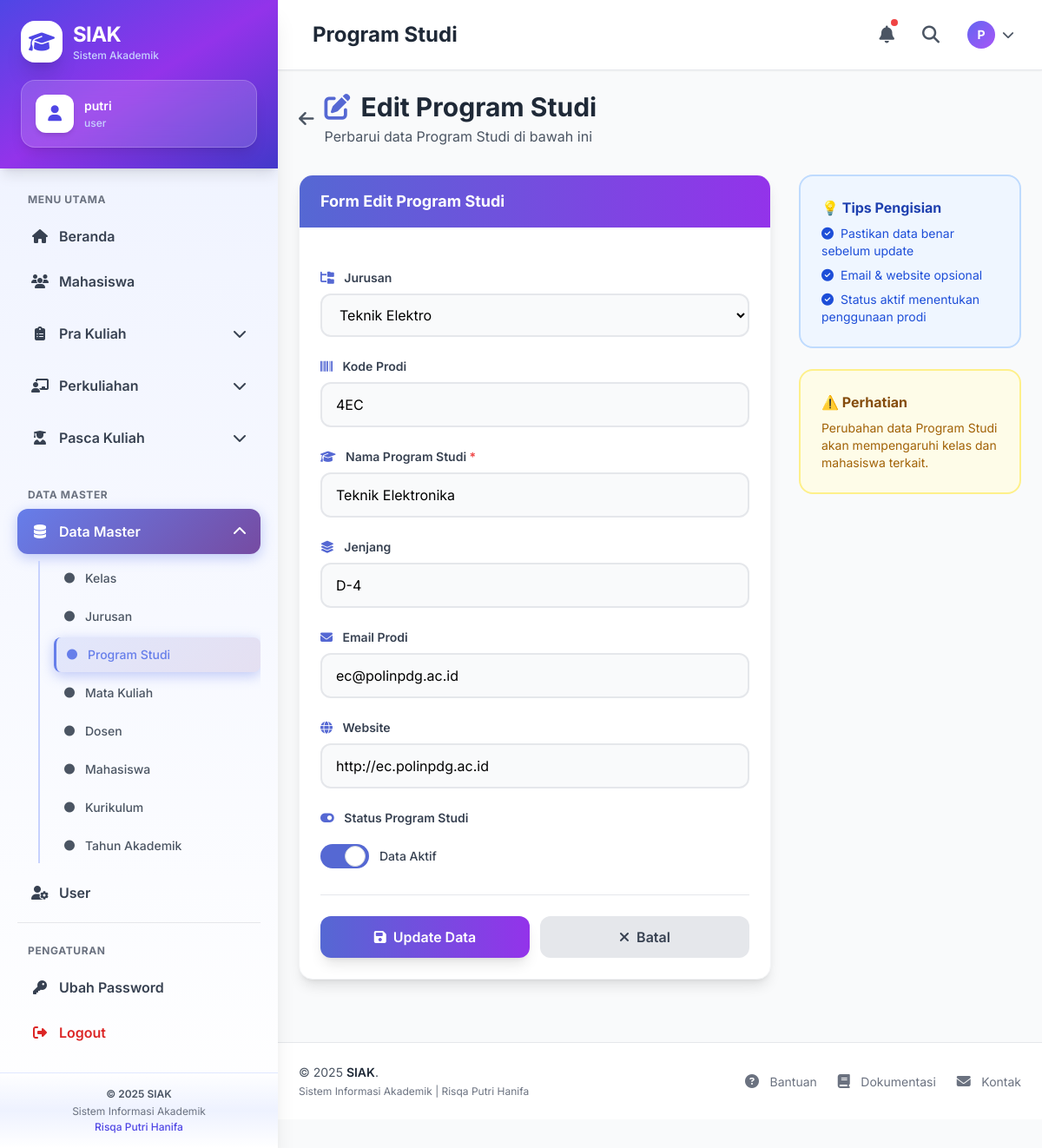
/index.php?page=prodi&aksi=edit&id=1 (signed in), run on the app's committed database.
### tables this page shows
CREATE TABLE `program_studi` (
  `prodiId` smallint(6) NOT NULL,
  `prodiJurId` smallint(6) DEFAULT NULL,
  `prodiKode` varchar(20) DEFAULT NULL,
  `prodiNama` varchar(100) NOT NULL DEFAULT '',
  `prodiNamaAsing` varchar(100) DEFAULT NULL,
  `prodiJenjang` varchar(10) DEFAULT NULL,
  `prodiEmail` varchar(50) DEFAULT NULL,
  `prodiWebsite` varchar(50) DEFAULT NULL,
  `prodiIsAktif` tinyint(4) DEFAULT 1
);

CREATE TABLE `jurusan` (
  `jurId` smallint(6) NOT NULL,
  `jurKode` varchar(20) DEFAULT NULL,
  `jurNama` varchar(100) NOT NULL DEFAULT '',
  `jurNamaAsing` varchar(100) DEFAULT NULL,
  `jurIsAktif` tinyint(4) DEFAULT 1
);

### models/Jurusan.php (called while the page is built, shortened)
<?php
class Jurusan {
    private $db;
    function __construct($koneksi){
        $this->db = $koneksi;
    }
    function all(){
        return $this->db->query("SELECT * FROM jurusan ORDER BY jurId ASC");
    }
}
?>

### models/Prodi.php (called while the page is built, shortened)
<?php
class Prodi {
    private $db;
    function __construct($koneksi){
        $this->db = $koneksi;
    }
    function get($id){
        return $this->db->query("
            SELECT * FROM program_studi WHERE prodiId = $id
        ")->fetch_assoc();
    }
}
?>

### views/prodi/edit.php (the view, shortened to what this page needs)
<?php include "views/layout/header.php"; ?>
<?php include "views/layout/sidebar.php"; ?>
<div class="mb-8">
    <div class="flex items-center space-x-3 mb-4">
        <a href="index.php?page=prodi" class="text-gray-600 hover:text-gray-800">
            <i class="fas fa-arrow-left text-xl"></i>
        </a>
        <div>
            <h1 class="text-3xl font-bold text-gray-800">
                <i class="fas fa-edit text-primary-600 mr-3"></i>Edit Program Studi
            </h1>
            <p class="text-gray-600 mt-1">Perbarui data Program Studi di bawah ini</p>
        </div>
    </div>
</div>
<div class="grid grid-cols-1 lg:grid-cols-3 gap-8">
    <div class="lg:col-span-2">
        <div class="bg-white rounded-2xl shadow-lg border border-gray-100 overflow-hidden">
            <div class="bg-gradient-to-r from-primary-600 to-secondary-600 px-6 py-4">
                <h3 class="text-lg font-bold text-white">Form Edit Program Studi</h3>
            </div>
            <div class="p-6">
                <form method="post" action="index.php?page=prodi&aksi=update" class="space-y-6">
                    <div class="space-y-2">
                        <label class="block text-sm font-semibold text-gray-700">
                            <i class="fas fa-folder-tree text-primary-600 mr-2"></i>
                            Jurusan
                        </label>
                        <select
                            name="prodiJurId"
                            class="w-full px-4 py-3 bg-gray-50 border-2 border-gray-200 rounded-xl
                                   focus:bg-white focus:border-primary-500 focus:ring-4
                                   focus:ring-primary-100 transition duration-200 outline-none"
                        >
                            <?php while($j = $jurusan->fetch_assoc()): ?>
                            <option value="<?= $j['jurId'] ?>"
                                <?= $j['jurId'] == $data['prodiJurId'] ? 'selected' : '' ?>>
                                <?= htmlspecialchars($j['jurNama']) ?>
                            </option>
                            <?php endwhile; ?>
                        </select>
                    </div>
                    <div class="space-y-2">
                        <label class="block text-sm font-semibold text-gray-700">
                            <i class="fas fa-barcode text-primary-600 mr-2"></i>
                            Kode Prodi
                        </label>
                        <input
                            type="text"
                            name="prodiKode"
                            value="<?= htmlspecialchars($data['prodiKode']) ?>"
                            class="w-full px-4 py-3 bg-gray-50 border-2 border-gray-200 rounded-xl
                                   focus:bg-white focus:border-primary-500 focus:ring-4
                                   focus:ring-primary-100 transition duration-200 outline-none"
                        >
                    </div>
                    <div class="space-y-2">
                        <label class="block text-sm font-semibold text-gray-700">
                            <i class="fas fa-graduation-cap text-primary-600 mr-2"></i>
                            Nama Program Studi <span class="text-red-500">*</span>
                        </label>
                        <input
                            type="text"
                            name="prodiNama"
                            required
                            value="<?= htmlspecialchars($data['prodiNama']) ?>"
                            class="w-full px-4 py-3 bg-gray-50 border-2 border-gray-200 rounded-xl
                                   focus:bg-white focus:border-primary-500 focus:ring-4
                                   focus:ring-primary-100 transition duration-200 outline-none"
                        >
                    </div>
                    <div class="space-y-2">
                        <label class="block text-sm font-semibold text-gray-700">
                            <i class="fas fa-layer-group text-primary-600 mr-2"></i>
                            Jenjang
                        </label>
                        <input
                            type="text"
                            name="prodiJenjang"
                            value="<?= htmlspecialchars($data['prodiJenjang']) ?>"
                            class="w-full px-4 py-3 bg-gray-50 border-2 border-gray-200 rounded-xl
                                   focus:bg-white focus:border-primary-500 focus:ring-4
                                   focus:ring-primary-100 transition duration-200 outline-none"
                        >
                    </div>
                    <div class="space-y-2">
                        <label class="block text-sm font-semibold text-gray-700">
                            <i class="fas fa-envelope text-primary-600 mr-2"></i>
                            Email Prodi
                        </label>
                        <input
                            type="email"
                            name="prodiEmail"
                            value="<?= htmlspecialchars($data['prodiEmail']) ?>"
                            class="w-full px-4 py-3 bg-gray-50 border-2 border-gray-200 rounded-xl
                                   focus:bg-white focus:border-primary-500 focus:ring-4
                                   focus:ring-primary-100 transition duration-200 outline-none"
                        >
                    </div>
                    <div class="space-y-2">
                        <label class="block text-sm font-semibold text-gray-700">
                            <i class="fas fa-globe text-primary-600 mr-2"></i>
                            Website
                        </label>
                        <input
                            type="text"
                            name="prodiWebsite"
                            value="<?= htmlspecialchars($data['prodiWebsite']) ?>"
                            class="w-full px-4 py-3 bg-gray-50 border-2 border-gray-200 rounded-xl
                                   focus:bg-white focus:border-primary-500 focus:ring-4
                                   focus:ring-primary-100 transition duration-200 outline-none"
                        >
                    </div>
                    <div class="space-y-2">
                        <label class="block text-sm font-semibold text-gray-700 mb-3">
                            <i class="fas fa-toggle-on text-primary-600 mr-2"></i>
                            Status Program Studi
                        </label>
                        <label class="relative inline-flex items-center cursor-pointer">
                            <div class="w-14 h-7 bg-gray-300 peer-focus:ring-4 peer-focus:ring-primary-200
                                        rounded-full peer peer-checked:bg-primary-600 peer-checked:after:translate-x-full
                                        after:content-[''] after:absolute after:top-0.5 after:left-[4px]
                                        after:bg-white after:border-gray-300 after:border after:rounded-full
                                        after:h-6 after:w-6 after:transition-all"></div>
                            <span class="ml-3 text-sm font-medium text-gray-700">Data Aktif</span>
                        </label>
                    </div>
                    <div class="flex flex-col sm:flex-row gap-3 pt-6 border-t border-gray-200">
                        <button
                            type="submit"
                            name="update_prodi"
                            class="flex-1 inline-flex items-center justify-center px-6 py-3
                                   bg-gradient-to-r from-primary-600 to-secondary-600
                                   text-white font-semibold rounded-xl shadow-lg
                                   hover:shadow-xl hover:-translate-y-1 transition duration-200"
                        >
                            <i class="fas fa-save mr-2"></i> Update Data
                        </button>
                        <a
                            href="index.php?page=prodi"
                            class="flex-1 inline-flex items-center justify-center px-6 py-3
                                   bg-gray-200 text-gray-700 font-semibold rounded-xl
                                   hover:bg-gray-300 transition duration-200"
                        >
                            <i class="fas fa-times mr-2"></i> Batal
                        </a>
                    </div>
                </form>
            </div>
        </div>
    </div>
    <div class="lg:col-span-1 space-y-6">
        <div class="bg-blue-50 border-2 border-blue-200 rounded-2xl p-6">
            <h4 class="font-bold text-blue-800 mb-2">💡 Tips Pengisian</h4>
            <ul class="text-sm text-blue-700 space-y-2">
                <li><i class="fas fa-check-circle mr-2"></i>Pastikan data benar sebelum update</li>
                <li><i class="fas fa-check-circle mr-2"></i>Email & website opsional</li>
                <li><i class="fas fa-check-circle mr-2"></i>Status aktif menentukan penggunaan prodi</li>
            </ul>
        </div>
        <div class="bg-yellow-50 border-2 border-yellow-200 rounded-2xl p-6">
            <h4 class="font-bold text-yellow-800 mb-2">⚠️ Perhatian</h4>
            <p class="text-sm text-yellow-700">
                Perubahan data Program Studi akan mempengaruhi kelas dan mahasiswa terkait.
            </p>
        </div>
    </div>
</div>
<?php include "views/layout/footer.php"; ?>

### views/layout/header.php (style rules this page uses)
body { font-family: 'Inter', sans-serif; }
* { transition: all 0.2s ease; }

### data on the page
program_studi: prodiJurId "Teknik Elektro", prodiKode "4EC", prodiNama "Teknik Elektronika", prodiJenjang "D-4", prodiEmail "ec@polinpdg.ac.id", prodiWebsite "http://ec.polinpdg.ac.id"

### other printed values
$_SESSION['user'] "putri"
$_SESSION['grup'] "user"
substr($_SESSION['user'], 0, 1) "P"
